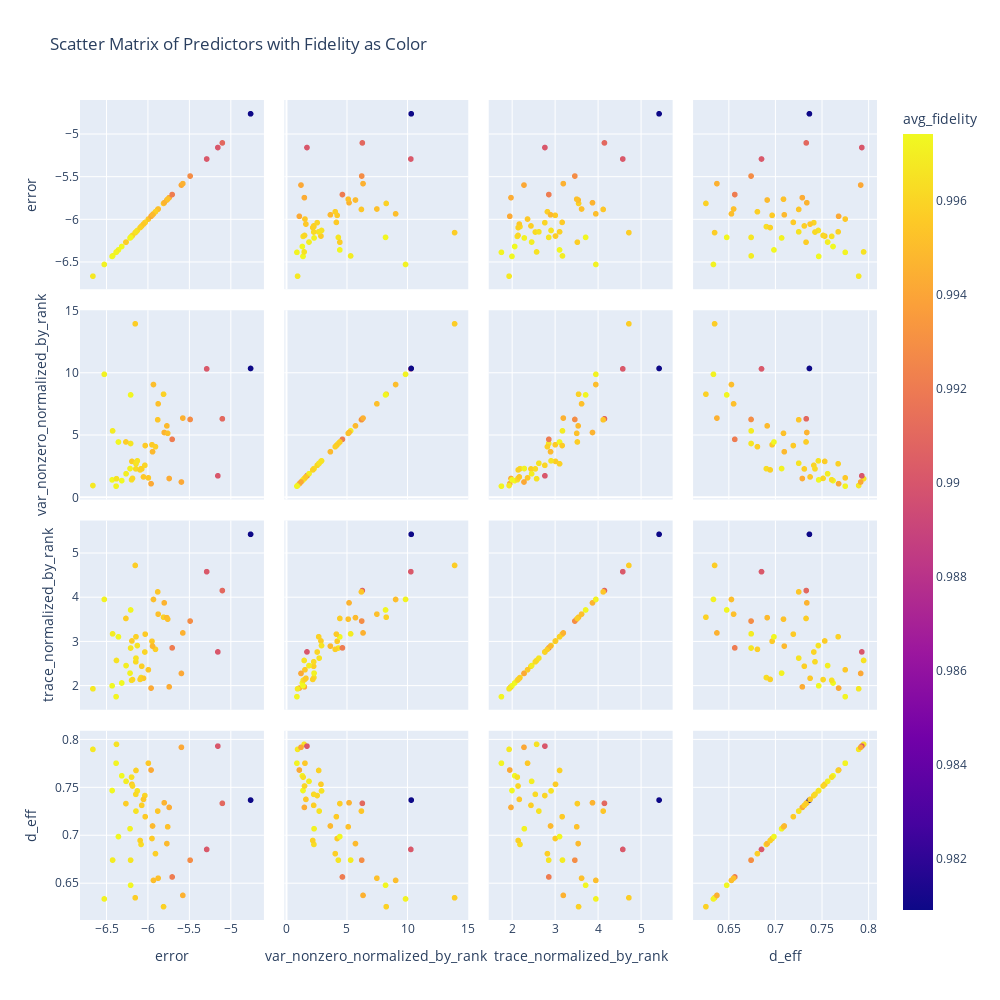

The cell this chart's notebook holds for it:
### Code cell
import plotly.express as px
predictor_metrics = [
    
    # 'trace_normalized_by_rank',
    'error',
    'var_nonzero_normalized_by_rank',
    
    'trace_normalized_by_rank',
    'd_eff'
    # 'spread_metric_variance',
    # 'spread_metric_mad',
    # 'spread_metric_variance_dqfim',
    # "spread_metric_variance_dqfim"
    # "trace_normalized_by_rank"
    # 'spread_metric_variance_dqfim',
    # "abbas_deff_raw_dqfim",
    # "ipr_deff_raw_dqfim"}
]
metrics_to_visualize = [
    "test_key",
    'avg_fidelity',
    'error',
    'trace_eigenvalues',
    'trace_normalized_by_rank',
    'var_nonzero_normalized_by_rank',
    'var_nonzero_log',
    'var_nonzero_normalized_by_rank_dqfim',
    'spread_metric_mad',
    'spread_metric_variance',
    'spread_metric_variance_dqfim',
    "spread_metric_mad_dqfim",
    "abbas_deff_raw_dqfim",
    "abbas_deff_norm_dqfim",
    "d_eff",
    "d_eff_dqfim"
]

df_viz = df_merged[metrics_to_visualize].dropna()

fig = px.scatter_matrix(
    df_viz,
    dimensions=predictor_metrics,
    color="avg_fidelity",        # Use fidelity as the color dimension
    hover_data=["test_key"],      # Show test_key on hover
    title="Scatter Matrix of Predictors with Fidelity as Color"
)
fig.update_layout(width=1000, height=1000)
fig.show()

### Figure 1 — Plotly figure (JSON) as saved in the notebook; plotly's stock layout.template omitted (floating-point values rounded to 4 significant figures)
{"data": [{"customdata": [["test0"], ["test106"], ["test110"], ["test111"], ["test130"], ["test132"], ["test136"], ["test137"], ["test145"], ["test151"], ["test152"], ["test156"], ["test157"], ["test158"], ["test163"], ["test166"], ["test171"], ["test177"], ["test181"], ["test184"], ["test189"], ["test21"], ["test24"], ["test28"], ["test29"], ["test3"], ["test30"], ["test31"], ["test36"], ["test40"], ["test41"], ["test45"], ["test48"], ["test49"], ["test5"], ["test52"], ["test56"], ["test6"], ["test63"], ["test65"], ["test69"], ["test71"], ["test79"], ["test8"], ["test80"], ["test86"], ["test96"], ["test98"]], "dimensions": [{"axis": {"matches": true}, "label": "error", "values": [-5.949, -5.742, -6.082, -5.81, -6.315, -6.192, -6.074, -5.099, -6.355, -6.152, -6.196, -5.932, -5.993, -6.426, -5.96, -5.769, -6.431, -6.379, -6.208, -5.705, -6.127, -6.664, -6.032, -5.88, -5.875, -6.185, -5.153, -6.215, -6.143, -6.035, -6.263, -5.288, -5.907, -5.801, -4.757, -6.052, -5.759, -5.943, -5.488, -5.594, -6.526, -6.145, -6.265, -6.143, -6.383, -6.208, -6.093, -5.577]}, {"axis": {"matches": true}, "label": "var_nonzero_normalized_by_rank", "values": [4.227, 1.513, 2.302, 8.288, 1.344, 2.887, 2.281, 6.313, 4.447, 13.95, 1.411, 9.067, 1.563, 5.342, 1.095, 5.743, 1.4, 1.495, 4.326, 4.66, 2.932, 0.9499, 4.162, 6.235, 7.514, 1.524, 1.729, 2.314, 2.698, 2.574, 1.897, 10.33, 4.07, 5.21, 10.36, 1.64, 5.143, 3.664, 6.259, 1.232, 9.887, 2.287, 4.45, 2.739, 0.8952, 8.232, 2.205, 6.369]}, {"axis": {"matches": true}, "label": "trace_normalized_by_rank", "values": [3.011, 1.979, 2.189, 3.555, 2.066, 3.017, 2.445, 4.159, 3.111, 4.729, 2.126, 3.957, 2.365, 3.179, 1.95, 3.546, 2.002, 2.576, 2.858, 2.861, 2.913, 1.934, 3.172, 4.13, 3.625, 2.143, 2.77, 2.289, 3.113, 2.768, 2.46, 4.586, 2.828, 3.88, 5.433, 2.173, 3.512, 2.901, 3.468, 2.282, 3.959, 2.546, 3.528, 2.629, 1.756, 3.72, 2.147, 3.2]}, {"axis": {"matches": true}, "label": "d_eff", "values": [0.6967, 0.7292, 0.6905, 0.6255, 0.7622, 0.7533, 0.7314, 0.7334, 0.6987, 0.6348, 0.7608, 0.653, 0.7754, 0.6742, 0.7682, 0.6914, 0.7468, 0.7951, 0.6741, 0.6565, 0.7464, 0.7898, 0.7195, 0.7253, 0.6553, 0.7515, 0.7932, 0.7069, 0.7678, 0.7416, 0.7564, 0.6853, 0.6809, 0.734, 0.7368, 0.7376, 0.7089, 0.7098, 0.6741, 0.792, 0.6336, 0.7429, 0.7332, 0.7253, 0.7753, 0.6479, 0.6946, 0.6373]}], "hovertemplate": "%{xaxis.title.text}=%{x}<br>%{yaxis.title.text}=%{y}<br>test_key=%{customdata[0]}<br>avg_fidelity=%{marker.color}<extra></extra>", "legendgroup": "", "marker": {"color": [0.9956, 0.9943, 0.9963, 0.9959, 0.9974, 0.9957, 0.9958, 0.991, 0.9974, 0.9957, 0.9965, 0.9951, 0.9955, 0.9969, 0.9942, 0.9949, 0.9974, 0.9965, 0.9967, 0.9921, 0.9966, 0.9968, 0.9956, 0.9954, 0.9952, 0.9961, 0.9901, 0.9972, 0.9959, 0.996, 0.997, 0.9902, 0.9958, 0.9946, 0.9809, 0.9955, 0.9952, 0.9949, 0.9929, 0.9941, 0.9971, 0.9962, 0.9957, 0.9966, 0.9972, 0.9973, 0.9959, 0.9945], "coloraxis": "coloraxis", "symbol": "circle"}, "name": "", "showlegend": false, "type": "splom"}], "layout": {"coloraxis": {"colorbar": {"title": {"text": "avg_fidelity"}}, "colorscale": [[0, "#0d0887"], [0.1111, "#46039f"], [0.2222, "#7201a8"], [0.3333, "#9c179e"], [0.4444, "#bd3786"], [0.5556, "#d8576b"], [0.6667, "#ed7953"], [0.7778, "#fb9f3a"], [0.8889, "#fdca26"], [1, "#f0f921"]]}, "dragmode": "select", "height": 1000, "legend": {"tracegroupgap": 0}, "title": {"text": "Scatter Matrix of Predictors with Fidelity as Color"}, "width": 1000}}
